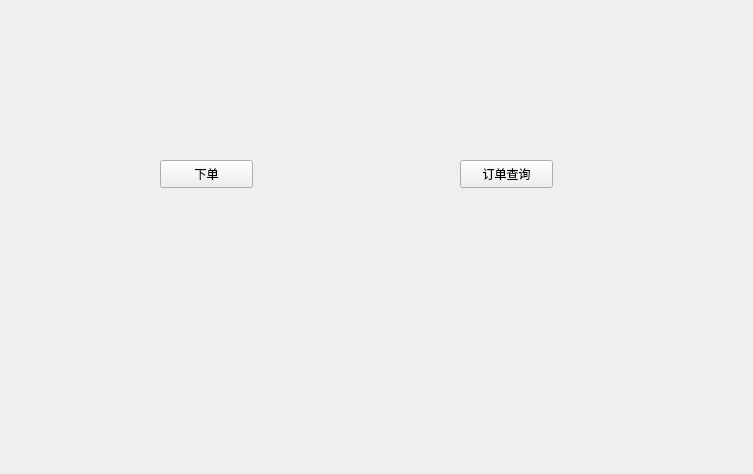
<?xml version="1.0" encoding="UTF-8"?>
<ui version="4.0">
 <class>Form</class>
 <widget class="QWidget" name="Form">
  <property name="geometry">
   <rect>
    <x>0</x>
    <y>0</y>
    <width>753</width>
    <height>474</height>
   </rect>
  </property>
  <property name="windowTitle">
   <string>Form</string>
  </property>
  <widget class="QPushButton" name="pushButton">
   <property name="geometry">
    <rect>
     <x>160</x>
     <y>160</y>
     <width>93</width>
     <height>28</height>
    </rect>
   </property>
   <property name="text">
    <string>下单</string>
   </property>
  </widget>
  <widget class="QPushButton" name="pushButton_2">
   <property name="geometry">
    <rect>
     <x>460</x>
     <y>160</y>
     <width>93</width>
     <height>28</height>
    </rect>
   </property>
   <property name="text">
    <string>订单查询</string>
   </property>
  </widget>
 </widget>
 <resources/>
 <connections/>
</ui>
